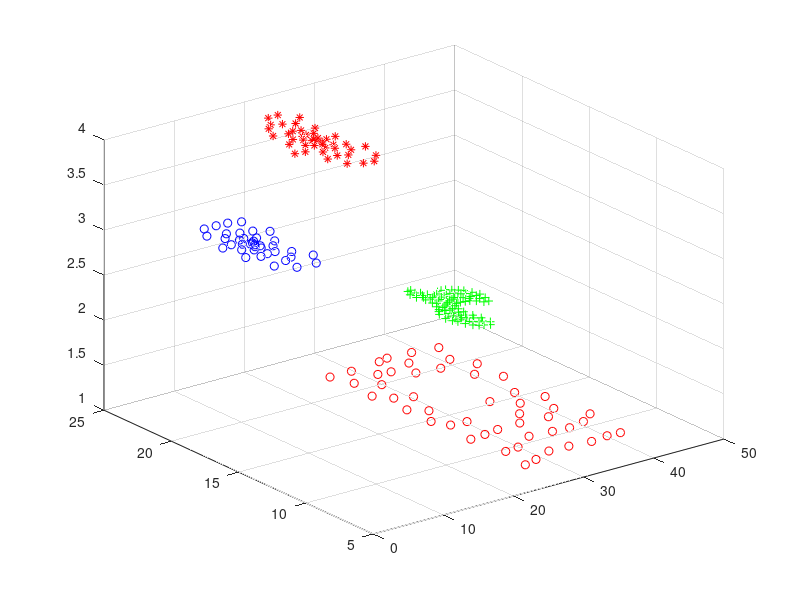

MATLAB code to generate this figure: (Note: this script raises an error after producing the figure.)
clc;clear all
load Compound.txt
data=Compound;


dataMat = data(:,1:2);
labels = data(:,3);
len = size(dataMat,1); 
k = 4;
error = 0;

label1=find(data(:,3)==1);
label2=find(data(:,3)==2);
label3=find(data(:,3)==3);
label4=find(data(:,3)==4);

figure
plot3(data(label1,1),data(label1,2),data(label1,3),'ro');  
hold on
plot3(data(label2,1),data(label2,2),data(label2,3),'g+');
hold on
plot3(data(label3,1),data(label3,2),data(label3,3),'bo');
hold on
plot3(data(label4,1),data(label4,2),data(label4,3),'r*');  
grid on


maxV = max(dataMat);
minV = min(dataMat);
range = maxV-minV;
newdataMat = (dataMat-repmat(minV,[len,1]))./(repmat(range,[len,1]));


Ratio = 0.1;
numTest = Ratio * len; 


TrainData=newdataMat(numTest+1:end,:);
TrainLabels=labels(numTest+1:end,:);

TestData=newdataMat(1:numTest,:);
TestLabels=labels(1:numTest,:);


type=1;
for i = 1:numTest
    classifyresult = KNN3(TestData(i,:),TrainData,TrainLabels,k,type);
 [classifyresult labels(i)]
    if(classifyresult~=labels(i))
        error = error+1;
    end
end
classifyresult=classifyresult';
fprintf('The incorrected labels are: ')
Index=find(classifyresult~=TestLabels)
fprintf('The accuracy is: %f\n',1-error/(numTest))